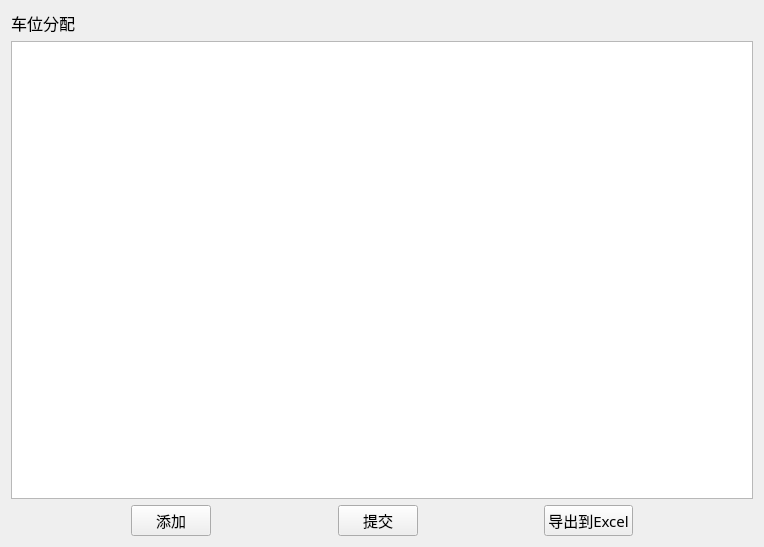
<?xml version="1.0" encoding="UTF-8"?>
<ui version="4.0">
 <class>W_Chewei_Fen</class>
 <widget class="QWidget" name="W_Chewei_Fen">
  <property name="geometry">
   <rect>
    <x>0</x>
    <y>0</y>
    <width>764</width>
    <height>547</height>
   </rect>
  </property>
  <property name="windowTitle">
   <string>Form</string>
  </property>
  <layout class="QGridLayout" name="gridLayout">
   <item row="0" column="0">
    <layout class="QVBoxLayout" name="verticalLayout">
     <item>
      <widget class="QLabel" name="label">
       <property name="font">
        <font>
         <family>Agency FB</family>
         <pointsize>12</pointsize>
        </font>
       </property>
       <property name="text">
        <string>车位分配</string>
       </property>
      </widget>
     </item>
     <item>
      <widget class="QTableView" name="tableView"/>
     </item>
     <item>
      <layout class="QHBoxLayout" name="horizontalLayout">
       <item>
        <spacer name="horizontalSpacer">
         <property name="orientation">
          <enum>Qt::Horizontal</enum>
         </property>
         <property name="sizeHint" stdset="0">
          <size>
           <width>40</width>
           <height>20</height>
          </size>
         </property>
        </spacer>
       </item>
       <item>
        <widget class="QPushButton" name="pushButton">
         <property name="font">
          <font>
           <family>Agency FB</family>
           <pointsize>11</pointsize>
          </font>
         </property>
         <property name="text">
          <string>添加</string>
         </property>
        </widget>
       </item>
       <item>
        <spacer name="horizontalSpacer_3">
         <property name="orientation">
          <enum>Qt::Horizontal</enum>
         </property>
         <property name="sizeHint" stdset="0">
          <size>
           <width>40</width>
           <height>20</height>
          </size>
         </property>
        </spacer>
       </item>
       <item>
        <widget class="QPushButton" name="pushButton_2">
         <property name="font">
          <font>
           <family>Agency FB</family>
           <pointsize>11</pointsize>
          </font>
         </property>
         <property name="text">
          <string>提交</string>
         </property>
        </widget>
       </item>
       <item>
        <spacer name="horizontalSpacer_4">
         <property name="orientation">
          <enum>Qt::Horizontal</enum>
         </property>
         <property name="sizeHint" stdset="0">
          <size>
           <width>40</width>
           <height>20</height>
          </size>
         </property>
        </spacer>
       </item>
       <item>
        <widget class="QPushButton" name="pushButton_3">
         <property name="font">
          <font>
           <family>Agency FB</family>
           <pointsize>11</pointsize>
          </font>
         </property>
         <property name="text">
          <string>导出到Excel</string>
         </property>
        </widget>
       </item>
       <item>
        <spacer name="horizontalSpacer_2">
         <property name="orientation">
          <enum>Qt::Horizontal</enum>
         </property>
         <property name="sizeHint" stdset="0">
          <size>
           <width>40</width>
           <height>20</height>
          </size>
         </property>
        </spacer>
       </item>
      </layout>
     </item>
    </layout>
   </item>
  </layout>
 </widget>
 <resources/>
 <connections/>
</ui>
